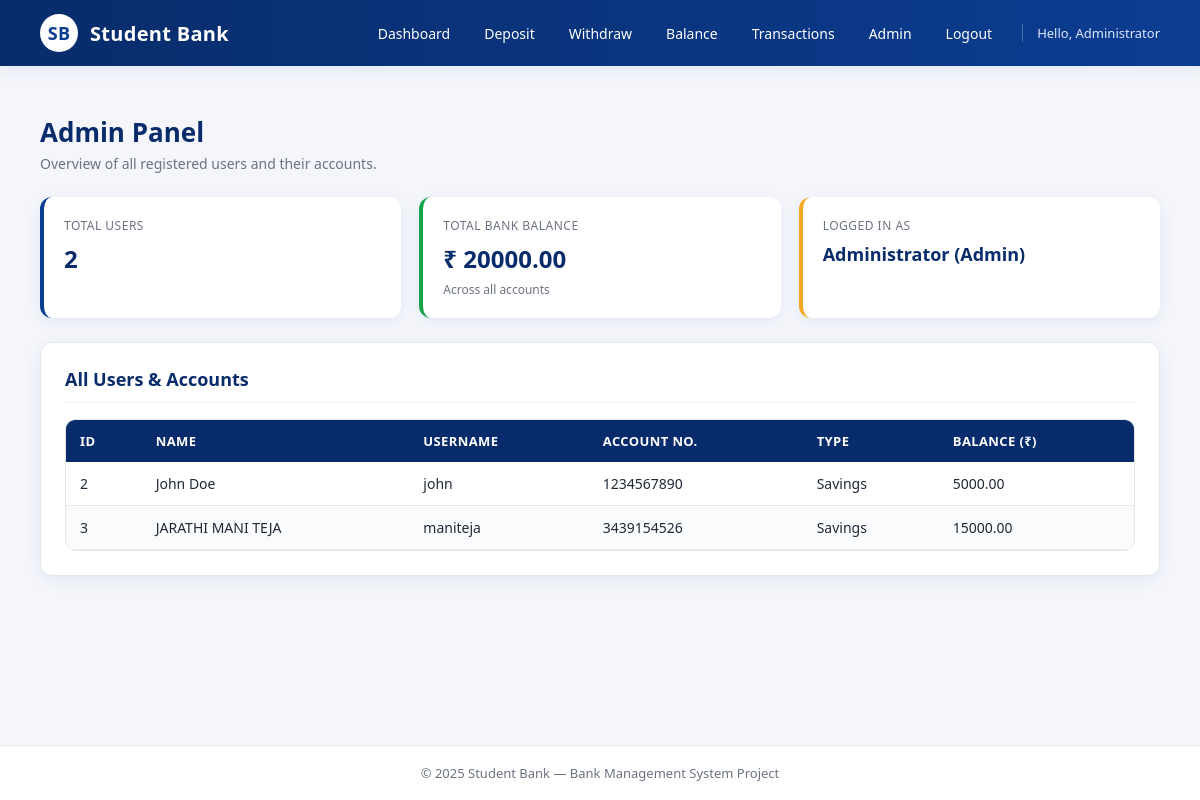
The page /admin (signed in) on the database its author committed.
### tables this page shows
CREATE TABLE accounts (
    id INTEGER PRIMARY KEY AUTOINCREMENT,
    user_id INTEGER NOT NULL,
    account_number TEXT UNIQUE NOT NULL,
    account_type TEXT NOT NULL,
    balance REAL DEFAULT 0,
    FOREIGN KEY (user_id) REFERENCES users(id)
);

CREATE TABLE users (
    id INTEGER PRIMARY KEY AUTOINCREMENT,
    name TEXT NOT NULL,
    username TEXT UNIQUE NOT NULL,
    password TEXT NOT NULL,
    role TEXT DEFAULT 'user'
);

### app.py (the view)
@app.route("/admin")
def admin():
    if "user_id" not in session or session.get("role") != "admin":
        flash("Admin access only", "error")
        return redirect(url_for("login"))
    conn = get_db()
    cur = conn.cursor()
    cur.execute("""
        SELECT u.id, u.name, u.username, a.account_number, a.account_type, a.balance
        FROM users u
        LEFT JOIN accounts a ON u.id = a.user_id
        WHERE u.role='user'
    """)
    users = cur.fetchall()
    conn.close()
    return render_template("admin.html", users=users)

### app.py (called while the page is built)
def get_db():
    conn = sqlite3.connect(DB_NAME)
    conn.row_factory = sqlite3.Row
    return conn

### templates/admin.html (shortened to what this page needs)
{% extends "base.html" %}
{% block content %}
<div class="page-header">
    <h1>Admin Panel</h1>
    <p>Overview of all registered users and their accounts.</p>
</div>
<div class="stats-grid">
    <div class="stat-card">
        <div class="label">Total Users</div>
        <div class="value">{{ users|length }}</div>
    </div>
    <div class="stat-card success">
        <div class="label">Total Bank Balance</div>
        <div class="value">
            ₹ {{ "%.2f"|format(users|sum(attribute='balance') if users and users[0]['balance'] is not none else 0) }}
        </div>
        <div class="sub">Across all accounts</div>
    </div>
    <div class="stat-card accent">
        <div class="label">Logged in as</div>
        <div class="value" style="font-size:18px;">{{ session.name }} (Admin)</div>
    </div>
</div>
<div class="card">
    <h2>All Users &amp; Accounts</h2>
    <div class="table-wrap">
        <table>
            <thead>
                <tr>
                    <th>ID</th>
                    <th>Name</th>
                    <th>Username</th>
                    <th>Account No.</th>
                    <th>Type</th>
                    <th>Balance (₹)</th>
                </tr>
            </thead>
            <tbody>
                {% for u in users %}
                <tr>
                    <td>{{ u['id'] }}</td>
                    <td>{{ u['name'] }}</td>
                    <td>{{ u['username'] }}</td>
                    <td>{{ u['account_number'] if u['account_number'] else '—' }}</td>
                    <td>{{ u['account_type'] if u['account_type'] else '—' }}</td>
                    <td>{{ "%.2f"|format(u['balance']) if u['balance'] is not none else '0.00' }}</td>
                </tr>
                {% endfor %}
            </tbody>
        </table>
    </div>
</div>
{% endblock %}

### templates/base.html (shortened to what this page needs)
<!DOCTYPE html>
<html lang="en">
<head>
    <link rel="stylesheet" href="{{ url_for('static', filename='style.css') }}">
</head>
<body>
{% if session.user_id %}
<nav class="navbar">
    <div class="brand">
        <div class="brand-logo">SB</div>
        <span>Student Bank</span>
    </div>
    <div class="nav-links">
        <a href="{{ url_for('dashboard') }}">Dashboard</a>
        <a href="{{ url_for('deposit') }}">Deposit</a>
        <a href="{{ url_for('withdraw') }}">Withdraw</a>
        <a href="{{ url_for('balance') }}">Balance</a>
        <a href="{{ url_for('transactions') }}">Transactions</a>
        {% if session.role == 'admin' %}
            <a href="{{ url_for('admin') }}">Admin</a>
        {% endif %}
        <a href="{{ url_for('logout') }}">Logout</a>
        <span class="nav-user">Hello, {{ session.name }}</span>
    </div>
</nav>
{% endif %}
{% block body %}
<div class="main-wrap">
    <div class="container">
        {% block content %}{% endblock %}
    </div>
</div>
{% endblock %}
<footer class="footer">
    &copy; 2025 Student Bank — Bank Management System Project
</footer>
</body>
</html>

### static/style.css (style rules this page uses)
* { margin: 0; padding: 0; box-sizing: border-box; }
:root { --primary: #0b3d91; --primary-dark: #082c6b; --primary-light: #1e5cc6; --accent: #f5a623; --bg: #f4f6fb; --card-bg: #ffffff; --text: #1f2937; --muted: #6b7280; --border: #e5e7eb; --success: #16a34a; --error: #dc2626; --shadow: 0 4px 16px rgba(11, 61, 145, 0.08); --shadow-lg: 0 12px 32px rgba(11, 61, 145, 0.15); }
html, body { height: 100%; }
body { font-family: 'Segoe UI', Tahoma, Arial, sans-serif; background: var(--bg); color: var(--text); min-height: 100vh; display: flex; flex-direction: column; }
.navbar { background: linear-gradient(90deg, var(--primary-dark), var(--primary)); color: #fff; padding: 14px 40px; display: flex; align-items: center; justify-content: space-between; box-shadow: var(--shadow); position: sticky; top: 0; z-index: 100; }
.navbar .brand { display: flex; align-items: center; gap: 12px; font-size: 20px; font-weight: 700; letter-spacing: 0.3px; }
.brand-logo { width: 38px; height: 38px; background: #fff; color: var(--primary); border-radius: 50%; display: flex; align-items: center; justify-content: center; font-weight: 800; font-size: 18px; }
.nav-links { display: flex; align-items: center; gap: 6px; flex-wrap: wrap; }
.nav-links a { color: #fff; text-decoration: none; padding: 8px 14px; border-radius: 6px; font-size: 14px; font-weight: 500; transition: background 0.2s ease; }
.nav-user { color: #e0e7ff; font-size: 13px; margin-left: 10px; padding-left: 14px; border-left: 1px solid rgba(255,255,255,0.25); }
.main-wrap { flex: 1; width: 100%; padding: 30px 40px; }
.container { max-width: 1200px; margin: 0 auto; width: 100%; }
.page-header { margin-bottom: 24px; }
.page-header h1 { font-size: 26px; color: var(--primary-dark); margin-bottom: 4px; }
.page-header p { color: var(--muted); font-size: 14px; }
.card { background: var(--card-bg); border-radius: 12px; padding: 24px; box-shadow: var(--shadow); border: 1px solid var(--border); }
.card h2 { font-size: 18px; color: var(--primary-dark); margin-bottom: 16px; padding-bottom: 10px; border-bottom: 2px solid var(--bg); }
.stats-grid { display: grid; grid-template-columns: repeat(auto-fit, minmax(220px, 1fr)); gap: 18px; margin-bottom: 24px; }
.stat-card { background: var(--card-bg); border-radius: 12px; padding: 20px; box-shadow: var(--shadow); border-left: 4px solid var(--primary); transition: transform 0.2s ease, box-shadow 0.2s ease; }
.stat-card.accent { border-left-color: var(--accent); }
.stat-card.success { border-left-color: var(--success); }
.stat-card .label { font-size: 12px; color: var(--muted); text-transform: uppercase; letter-spacing: 0.5px; margin-bottom: 8px; }
.stat-card .value { font-size: 24px; font-weight: 700; color: var(--primary-dark); }
.stat-card .sub { font-size: 12px; color: var(--muted); margin-top: 6px; }
.table-wrap { overflow-x: auto; border-radius: 10px; border: 1px solid var(--border); }
table { width: 100%; border-collapse: collapse; background: #fff; }
table th { background: var(--primary-dark); color: #fff; padding: 12px 14px; font-size: 13px; text-align: left; font-weight: 600; text-transform: uppercase; letter-spacing: 0.4px; }
table td { padding: 12px 14px; font-size: 14px; border-bottom: 1px solid var(--border); color: var(--text); }
table tr:nth-child(even) td { background: #fafbfc; }
.footer { text-align: center; padding: 18px; color: var(--muted); font-size: 13px; border-top: 1px solid var(--border); background: #fff; }

### rows shown on the page
accounts: id "2", name "John Doe", username "john", account_number "1234567890", account_type "Savings", balance "5000.00"
accounts: id "3", name "JARATHI MANI TEJA", username "maniteja", account_number "3439154526", account_type "Savings", balance "15000.00"

### other values the page prints
{{ session.name }} "Administrator"
{{ users|length }} "2"
